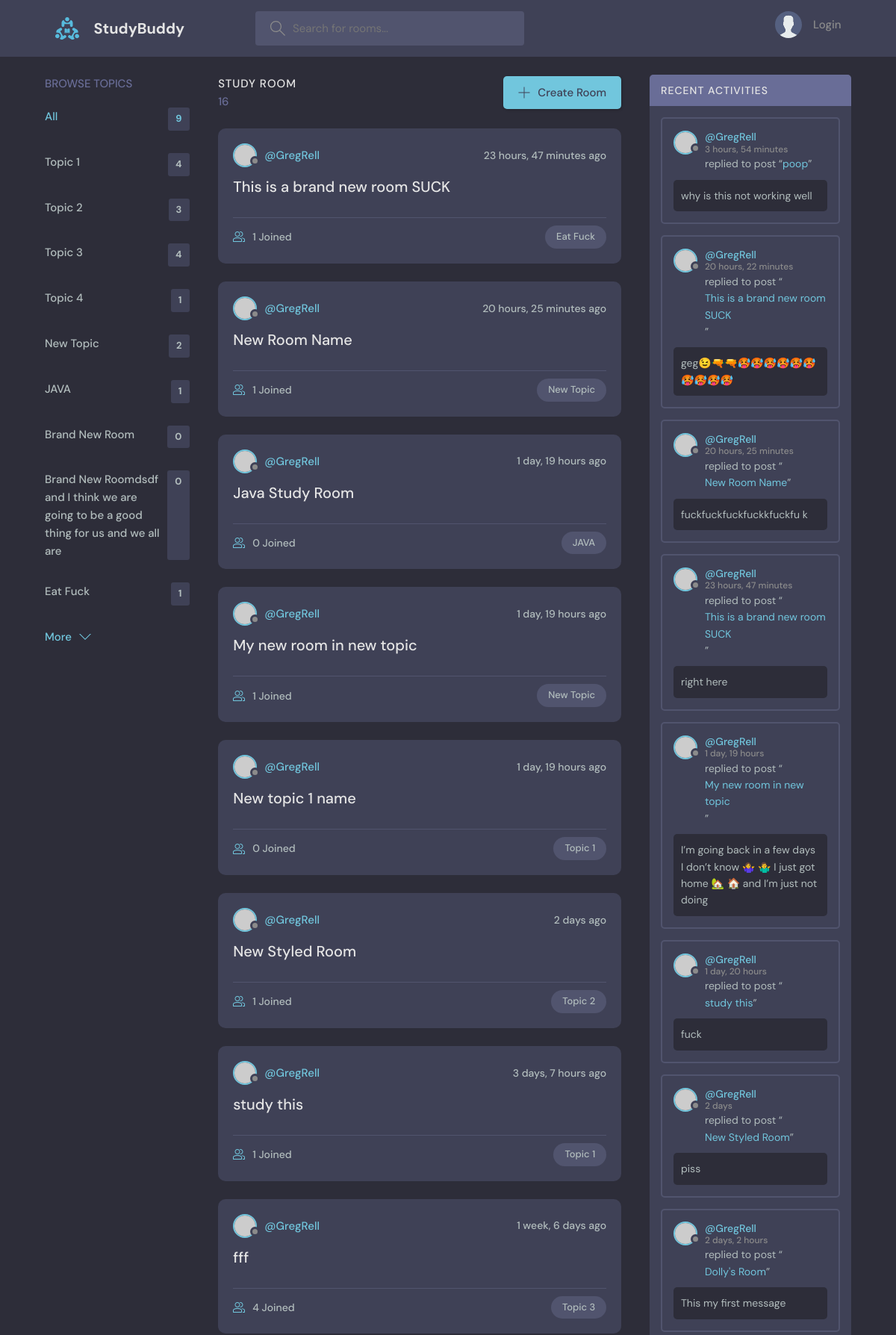
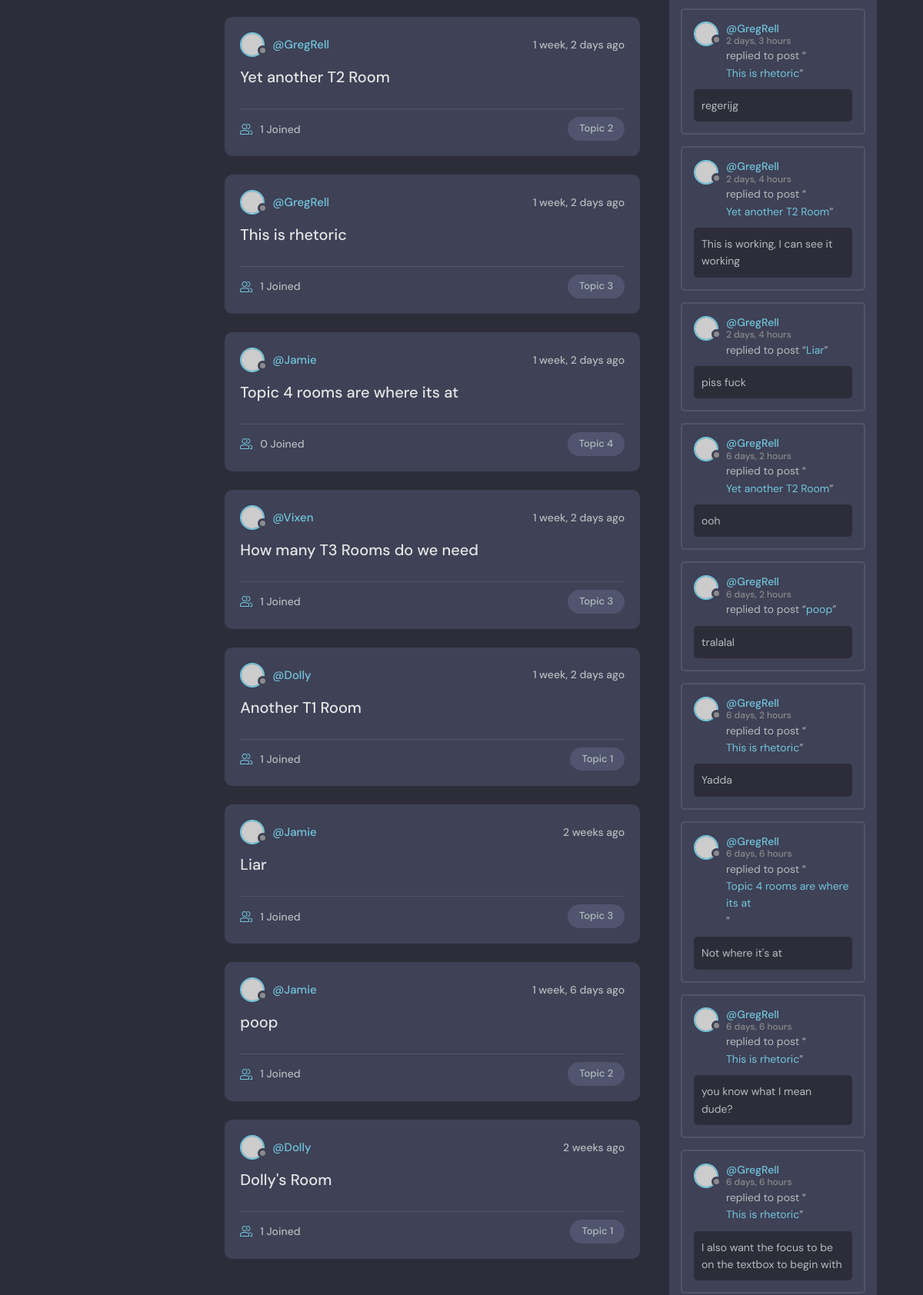
The page / (upper part) on the database its author committed (2 pictures, top to bottom).
### base/models.py (models this page shows)
class Topic(models.Model):
    name = models.CharField(max_length=200)
    def __str__(self):
        return self.name

class Room(models.Model):
    host = models.ForeignKey(User, on_delete=models.SET_NULL, null=True) # On delete of the user, this field is set
    topic = models.ForeignKey(Topic, on_delete=models.SET_NULL, null=True)
    name = models.CharField(max_length=200)
    description = models.TextField(null=True, blank=True)  # the null input arguments allow the database to have a
    participants = models.ManyToManyField(User, related_name='participants', blank=True)
    updated = models.DateTimeField(auto_now=True)  # Any time the save method is called, this will auto populate
    created = models.DateTimeField(auto_now_add=True)  # The difference between auto_now and auto_add_now is that
    class Meta:
        ordering = ['-updated', '-created']
    def __str__(self):
        return self.name

class Message(models.Model):
    user = models.ForeignKey(User, on_delete=models.CASCADE)
    room = models.ForeignKey(Room, on_delete=models.CASCADE)  # Cascade means if the foreign key is deleted, this
    body = models.TextField()
    updated = models.DateTimeField(auto_now=True)
    created = models.DateTimeField(auto_now_add=True)
    class Meta:
        ordering = ['-updated', '-created']
    def __str__(self):
        return self.body[0:50]  # Return only the first 50 characters

### base/views.py (the view)
# urls.py: 2. Add a URL to urlpatterns:  path('', views.home, name='home')
def home(request):
    q = request.GET.get('q') if request.GET.get('q') is not None else ''
    rooms = Room.objects.filter(
        Q(topic__name__icontains=q) |
        Q(name__icontains=q) |
        Q(description__icontains=q)
    )
    rooms_count = rooms.count()
    room_messages = Message.objects.filter(
        Q(room__topic__name__icontains=q) |
        Q(room__name__icontains=q) |
        Q(user__username__icontains=q) |
        Q(body__icontains=q)
    )
    topics = Topic.objects.all()
    topics_count = topics.count()
    context = {'rooms': rooms, 'topics': topics, 'rooms_count': rooms_count, 'room_messages': room_messages, 'topics_count': topics_count}
    return render(request, 'Base/Home.html', context)

### base/Templates/Base/home.html (shortened to what this page needs)
<!DOCTYPE html>
{% extends 'MainTemplate.html' %}
{% load static %}
{% block content %}
<body>
<main class="layout layout--3">
    <div class="container">
        {% include 'base/Topics_Component.html'%}
        <div class="roomList">
            <div class="roomList__header">
                <div>
                    <h2>Study Room</h2>
                    <p>{{rooms_count}}</p>
                </div>
                <a class="btn btn--main" href="{% url 'create-room' %}">
                    <svg version="1.1" xmlns="http://www.w3.org/2000/svg" width="32" height="32" viewBox="0 0 32 32">
                        <title>add</title>
                        <path
                                d="M16.943 0.943h-1.885v14.115h-14.115v1.885h14.115v14.115h1.885v-14.115h14.115v-1.885h-14.115v-14.115z"
                        ></path>
                    </svg>
                    Create Room
                </a>
            </div>
            {% include 'base/Feed_Component.html' %}
        </div>
        {% include 'base/Activity_Component.html' %}
    </div>
</main>
</body>
{% endblock %}

### base/Templates/Base/Topics_Component.html
        <div class="topics">
          <div class="topics__header">
            <h2>Browse Topics</h2>
          </div>
          <ul class="topics__list">
            <li>
              <a href="{%url 'home' %}" class="active">All <span>{{topics.count}}</span></a>
            </li>
            {% for topic in topics %}
            <li>
              <a href =" {%url 'home' %}?q={{topic.name}} ">{{topic}}<span>{{topic.room_set.all.count}}</span></a>
            </li>
            {% endfor %}
          </ul>
          <a class="btn btn--link" href="topics.html">
            More
            <svg version="1.1" xmlns="http://www.w3.org/2000/svg" width="32" height="32" viewBox="0 0 32 32">
              <title>chevron-down</title>
              <path d="M16 21l-13-13h-3l16 16 16-16h-3l-13 13z"></path>
            </svg>
          </a>
        </div>

### base/Templates/Base/Feed_Component.html (shortened to what this page needs)
{% for room in rooms %}
<div class="roomListRoom">
    <div class="roomListRoom__header">
        <a href="{% url 'user-profile' room.host.id %}" class="roomListRoom__author">
            <div class="avatar avatar--small">
                <img src="https://randomuser.me/api/portraits/women/11.jpg"/>
            </div>
            <span>@{{room.host.username}}</span>
        </a>
        <div class="roomListRoom__actions">
            <span>{{room.created|timesince}} ago</span>
        </div>
    </div>
    <div class="roomListRoom__content">
        <a href="{% url 'room' room.id %}">{{room.name}}</a>
    </div>
    <div class="roomListRoom__meta">
        <a href="{% url 'room' room.id %}" class="roomListRoom__joined">
            {{room.participants.all.count}} Joined
        </a>
        <p class="roomListRoom__topic">{{room.topic.name}}</p>
    </div>
</div>
{% endfor %}

### base/Templates/Base/Activity_Component.html (shortened to what this page needs)
<div class="activities">
    <div class="activities__header">
        <h2>Recent Activities</h2>
    </div>
    {% for message in room_messages %}
    <div class="activities__box">
        <div class="activities__boxHeader roomListRoom__header">
            <a href="{% url 'user-profile' message.user.id %}" class="roomListRoom__author">
                <div class="avatar avatar--small">
                    <img src="https://randomuser.me/api/portraits/women/11.jpg"/>
                </div>
                <p>
                    @{{message.user}}
                    <span>{{message.created|timesince}}</span>
                </p>
            </a>
        </div>
        <div class="activities__boxContent">
            <p>replied to post “<a href="{% url 'room' message.room.id %}">{{message.room.name}}</a>”</p>
            <div class="activities__boxRoomContent">
                {{message.body}}
            </div>
        </div>
    </div>
    {% endfor %}
</div>

### rows shown on the page
Topic: name "Topic 1", room_set.all.count "4"
Topic: name "Topic 2", room_set.all.count "3"
Topic: name "Topic 3", room_set.all.count "4"
Topic: name "Topic 4", room_set.all.count "1"
Topic: name "New Topic", room_set.all.count "2"
Topic: name "JAVA", room_set.all.count "1"
Topic: name "Brand New Room", room_set.all.count "0"
Topic: name "Brand New Roomdsdf and I think we are going to be a good thing for us and we all are", room_set.all.count "0"
Topic: name "Eat Fuck", room_set.all.count "1"
Room: host.username "GregRell", created "23 hours, 47 minutes", name "This is a brand new room SUCK", participants.all.count "1", topic.name "Eat Fuck"
Room: host.username "GregRell", created "20 hours, 25 minutes", name "New Room Name", participants.all.count "1", topic.name "New Topic"
Room: host.username "GregRell", created "1 day, 19 hours", name "Java Study Room", participants.all.count "0", topic.name "JAVA"
Room: host.username "GregRell", created "1 day, 19 hours", name "My new room in new topic", participants.all.count "1", topic.name "New Topic"
Room: host.username "GregRell", created "1 day, 19 hours", name "New topic 1 name", participants.all.count "0", topic.name "Topic 1"
Room: host.username "GregRell", created "2 days", name "New Styled Room", participants.all.count "1", topic.name "Topic 2"
Room: host.username "GregRell", created "3 days, 7 hours", name "study this", participants.all.count "1", topic.name "Topic 1"
Room: host.username "GregRell", created "1 week, 6 days", name "fff", participants.all.count "4", topic.name "Topic 3"
Room: host.username "GregRell", created "1 week, 2 days", name "Yet another T2 Room", participants.all.count "1", topic.name "Topic 2"
Room: host.username "GregRell", created "1 week, 2 days", name "This is rhetoric", participants.all.count "1", topic.name "Topic 3"
Room: host.username "Jamie", created "1 week, 2 days", name "Topic 4 rooms are where its at", participants.all.count "0", topic.name "Topic 4"
Room: host.username "Vixen", created "1 week, 2 days", name "How many T3 Rooms do we need", participants.all.count "1", topic.name "Topic 3"
Room: host.username "Dolly", created "1 week, 2 days", name "Another T1 Room", participants.all.count "1", topic.name "Topic 1"
Room: host.username "Jamie", created "2 weeks", name "Liar", participants.all.count "1", topic.name "Topic 3"
Room: host.username "Jamie", created "1 week, 6 days", name "poop", participants.all.count "1", topic.name "Topic 2"
Room: host.username "Dolly", created "2 weeks", name "Dolly's Room", participants.all.count "1", topic.name "Topic 1"
Message: user "GregRell", created "3 hours, 54 minutes", room.name "poop", body "why is this not working well"
Message: user "GregRell", created "20 hours, 22 minutes", room.name "This is a brand new room SUCK", body "geg😉🔫🔫🥵🥵🥵🥵🥵🥵🥵🥵🥵🥵"
Message: user "GregRell", created "20 hours, 25 minutes", room.name "New Room Name", body "fuckfuckfuckfuckkfuckfu k"
Message: user "GregRell", created "23 hours, 47 minutes", room.name "This is a brand new room SUCK", body "right here"
Message: user "GregRell", created "1 day, 19 hours", room.name "My new room in new topic", body "I’m going back in a few days I don’t know 🤷‍♀️ 🤷‍♂️ I just got home 🏡 🏠 and I’m just not doing"
Message: user "GregRell", created "1 day, 20 hours", room.name "study this", body "fuck"
Message: user "GregRell", created "2 days", room.name "New Styled Room", body "piss"
Message: user "GregRell", created "2 days, 2 hours", room.name "Dolly's Room", body "This my first message"
Message: user "GregRell", created "2 days, 3 hours", room.name "This is rhetoric", body "regerijg"
Message: user "GregRell", created "2 days, 4 hours", room.name "Yet another T2 Room", body "This is working, I can see it working"
Message: user "GregRell", created "2 days, 4 hours", room.name "Liar", body "piss fuck"
Message: user "GregRell", created "6 days, 2 hours", room.name "Yet another T2 Room", body "ooh"
Message: user "GregRell", created "6 days, 2 hours", room.name "poop", body "tralalal"
Message: user "GregRell", created "6 days, 2 hours", room.name "This is rhetoric", body "Yadda"
Message: user "GregRell", created "6 days, 6 hours", room.name "Topic 4 rooms are where its at", body "Not where it's at"
Message: user "GregRell", created "6 days, 6 hours", room.name "This is rhetoric", body "you know what I mean dude?"
Message: user "GregRell", created "6 days, 6 hours", room.name "This is rhetoric", body "I also want the focus to be on the textbox to begin with"

### other values the page prints
{{ topics.count }} "9"
{{ rooms_count }} "16"
